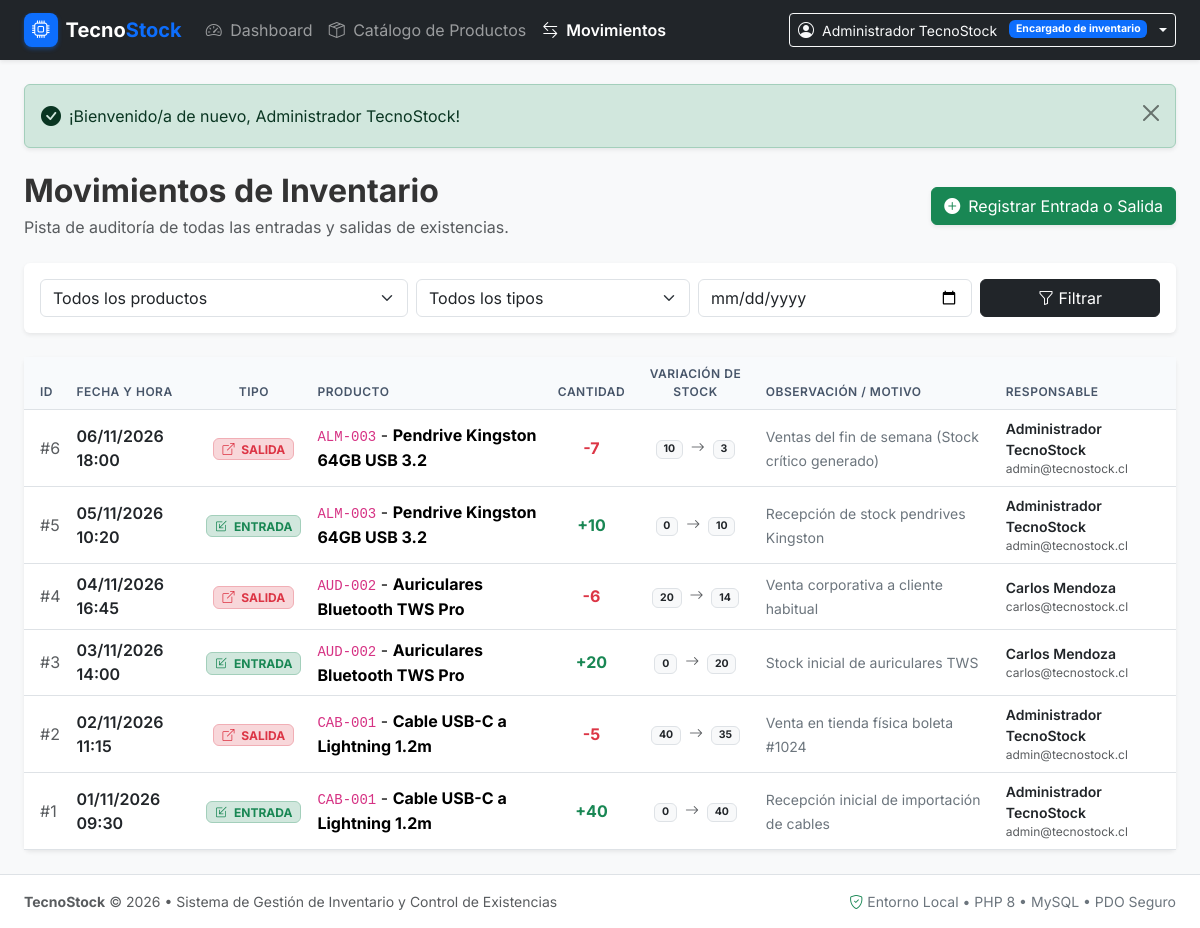
Screenshot of /movimientos.php (signed in) with the database file from the repository.
### tables this page shows
CREATE TABLE `movimientos` (
  `id_movimiento` INT AUTO_INCREMENT PRIMARY KEY,
  `fecha_hora` DATETIME NOT NULL DEFAULT CURRENT_TIMESTAMP,
  `tipo` ENUM('ENTRADA', 'SALIDA') NOT NULL,
  `cantidad` INT NOT NULL,
  `stock_anterior` INT NOT NULL DEFAULT 0,
  `stock_posterior` INT NOT NULL DEFAULT 0,
  `observacion` VARCHAR(255) NULL,
  `id_producto` INT NOT NULL,
  `id_usuario` INT NOT NULL,
  CONSTRAINT `chk_cantidad_positiva` CHECK (`cantidad` > 0),
  CONSTRAINT `fk_movimiento_producto` FOREIGN KEY (`id_producto`) 
    REFERENCES `productos` (`id_producto`) 
    ON UPDATE CASCADE 
    ON DELETE RESTRICT,
  CONSTRAINT `fk_movimiento_usuario` FOREIGN KEY (`id_usuario`) 
    REFERENCES `usuarios` (`id_usuario`) 
    ON UPDATE CASCADE 
    ON DELETE RESTRICT
);

CREATE TABLE `productos` (
  `id_producto` INT AUTO_INCREMENT PRIMARY KEY,
  `codigo` VARCHAR(50) NOT NULL UNIQUE,
  `nombre` VARCHAR(150) NOT NULL,
  `descripcion` TEXT NULL,
  `precio` DECIMAL(10,2) NOT NULL DEFAULT 0.00,
  `stock_actual` INT NOT NULL DEFAULT 0,
  `stock_minimo` INT NOT NULL DEFAULT 0,
  `estado` TINYINT(1) NOT NULL DEFAULT 1 COMMENT '1: Activo, 0: Desactivado',
  `id_categoria` INT NOT NULL,
  `creado_en` DATETIME NOT NULL DEFAULT CURRENT_TIMESTAMP,
  `actualizado_en` DATETIME NOT NULL DEFAULT CURRENT_TIMESTAMP ON UPDATE CURRENT_TIMESTAMP,
  CONSTRAINT `chk_precio_positivo` CHECK (`precio` >= 0),
  CONSTRAINT `chk_stock_actual_positivo` CHECK (`stock_actual` >= 0),
  CONSTRAINT `chk_stock_minimo_positivo` CHECK (`stock_minimo` >= 0),
  CONSTRAINT `fk_producto_categoria` FOREIGN KEY (`id_categoria`) 
    REFERENCES `categorias` (`id_categoria`) 
    ON UPDATE CASCADE 
    ON DELETE RESTRICT
);

CREATE TABLE `usuarios` (
  `id_usuario` INT AUTO_INCREMENT PRIMARY KEY,
  `nombre` VARCHAR(100) NOT NULL,
  `correo` VARCHAR(120) NOT NULL UNIQUE,
  `clave` VARCHAR(255) NOT NULL,
  `rol` VARCHAR(50) NOT NULL DEFAULT 'Encargado de inventario',
  `estado` TINYINT(1) NOT NULL DEFAULT 1 COMMENT '1: Activo, 0: Inactivo',
  `creado_en` DATETIME NOT NULL DEFAULT CURRENT_TIMESTAMP
);

### movimientos.php (the view, shortened to what this page needs)
<?php
require_once __DIR__ . '/config/db.php';
$fechaF    = trim($_GET['fecha'] ?? '');
try {
    $sql = "
        SELECT m.id_movimiento, m.fecha_hora, m.tipo, m.cantidad, m.stock_anterior, m.stock_posterior, m.observacion,
               p.id_producto, p.codigo, p.nombre AS producto_nombre,
               u.nombre AS usuario_nombre, u.correo AS usuario_correo
        FROM movimientos m
        INNER JOIN productos p ON m.id_producto = p.id_producto
        INNER JOIN usuarios u ON m.id_usuario = u.id_usuario
        WHERE 1=1
    ";
    $params = [];
    $sql .= " ORDER BY m.fecha_hora DESC, m.id_movimiento DESC";
    $stmtMovs = $pdo->prepare($sql);
    $stmtMovs->execute($params);
    $movimientos = $stmtMovs->fetchAll();
} catch (PDOException $e) {
    die("Error al consultar movimientos: " . htmlspecialchars($e->getMessage()));
}
require_once __DIR__ . '/includes/header.php';
?>
<div class="d-flex flex-column flex-md-row justify-content-between align-items-md-center gap-3 mb-4">
    <div>
        <h2 class="fw-bold mb-1">Movimientos de Inventario</h2>
        <p class="text-muted mb-0">Pista de auditoría de todas las entradas y salidas de existencias.</p>
    </div>
    <div>
        <a href="movimiento_registrar.php" class="btn btn-success d-flex align-items-center gap-2 shadow-sm">
            <i class="bi bi-plus-circle-fill"></i> Registrar Entrada o Salida
        </a>
    </div>
</div>
<div class="card border-0 shadow-sm mb-4">
    <div class="card-body p-3">
        <form method="GET" action="movimientos.php" class="row g-2 align-items-center">
            <div class="col-12 col-md-4">
                <select name="producto" class="form-select">
                    <option value="">Todos los productos</option>
                </select>
            </div>
            <div class="col-12 col-sm-6 col-md-3">
                <select name="tipo" class="form-select">
                    <option value="">Todos los tipos</option>
                </select>
            </div>
            <div class="col-12 col-sm-6 col-md-3">
                <input type="date" name="fecha" class="form-control" value="<?= htmlspecialchars($fechaF); ?>">
            </div>
            <div class="col-12 col-md-2 d-flex gap-2">
                <button type="submit" class="btn btn-dark w-100">
                    <i class="bi bi-funnel"></i> Filtrar
                </button>
            </div>
        </form>
    </div>
</div>
<div class="card border-0 shadow-sm">
    <div class="card-body p-0">
        <?php if (!empty($movimientos)): ?>
            <div class="table-responsive">
                <table class="table table-hover align-middle mb-0">
                    <thead>
                        <tr>
                            <th class="ps-3">ID</th>
                            <th>Fecha y Hora</th>
                            <th class="text-center">Tipo</th>
                            <th>Producto</th>
                            <th class="text-center">Cantidad</th>
                            <th class="text-center">Variación de Stock</th>
                            <th>Observación / Motivo</th>
                            <th class="pe-3">Responsable</th>
                        </tr>
                    </thead>
                    <tbody>
                        <?php foreach ($movimientos as $m): ?>
                            <tr>
                                <td class="ps-3 text-muted">#<?= $m['id_movimiento']; ?></td>
                                <td>
                                    <div class="fw-semibold text-dark"><?= formatDateTime($m['fecha_hora']); ?></div>
                                </td>
                                <td class="text-center">
                                    <?php if ($m['tipo'] === 'ENTRADA'): ?>
                                        <span class="badge bg-success-subtle text-success border border-success-subtle px-2 py-1">
                                            <i class="bi bi-box-arrow-in-down-left me-1"></i> ENTRADA
                                        </span>
                                    <?php else: ?>
                                        <span class="badge bg-danger-subtle text-danger border border-danger-subtle px-2 py-1">
                                            <i class="bi bi-box-arrow-up-right me-1"></i> SALIDA
                                        </span>
                                    <?php endif; ?>
                                </td>
                                <td>
                                    <code><?= htmlspecialchars($m['codigo']); ?></code> -
                                    <strong><?= htmlspecialchars($m['producto_nombre']); ?></strong>
                                </td>
                                <td class="text-center">
                                    <span class="fw-bold fs-6 <?= $m['tipo'] === 'ENTRADA' ? 'text-success' : 'text-danger'; ?>">
                                        <?= $m['tipo'] === 'ENTRADA' ? '+' : '-'; ?><?= $m['cantidad']; ?>
                                    </span>
                                </td>
                                <td class="text-center small text-muted">
                                    <span class="badge bg-light text-dark border"><?= $m['stock_anterior']; ?></span>
                                    <i class="bi bi-arrow-right mx-1"></i>
                                    <span class="badge bg-light text-dark border fw-bold"><?= $m['stock_posterior']; ?></span>
                                </td>
                                <td>
                                    <?php if (!empty($m['observacion'])): ?>
                                        <span class="text-secondary small"><?= htmlspecialchars($m['observacion']); ?></span>
                                    <?php else: ?>
                                        <span class="text-muted small fst-italic">Sin observaciones</span>
                                    <?php endif; ?>
                                </td>
                                <td class="pe-3">
                                    <div class="small fw-semibold text-dark"><?= htmlspecialchars($m['usuario_nombre']); ?></div>
                                    <div class="small text-muted" style="font-size: 0.75rem;"><?= htmlspecialchars($m['usuario_correo']); ?></div>
                                </td>
                            </tr>
                        <?php endforeach; ?>
                    </tbody>
                </table>
            </div>
        <?php endif; ?>
    </div>
</div>
<?php require_once __DIR__ . '/includes/footer.php'; ?>

### assets/css/styles.css (style rules this page uses)
:root { --primary-color: #0d6efd; --dark-color: #212529; --warning-stock: #ffc107; --danger-stock: #dc3545; }
body { font-family: 'Inter', -apple-system, BlinkMacSystemFont, "Segoe UI", Roboto, Helvetica, Arial, sans-serif; color: #333333; }
.table th { font-weight: 600; text-transform: uppercase; font-size: 0.75rem; letter-spacing: 0.5px; background-color: #f8fafc; color: #475569; }

### rows the page displays
movimientos: id_movimiento "6", fecha_hora "06/11/2026 18:00", tipo "SALIDA" (drawn), id_producto.codigo "ALM-003", id_producto.nombre "Pendrive Kingston 64GB USB 3.2", cantidad "7", stock_anterior "10", stock_posterior "3", observacion "Ventas del fin de semana (Stock crítico generado)", id_usuario.nombre "Administrador TecnoStock", id_usuario.correo "admin@tecnostock.cl"
movimientos: id_movimiento "5", fecha_hora "05/11/2026 10:20", tipo "ENTRADA" (drawn), id_producto.codigo "ALM-003", id_producto.nombre "Pendrive Kingston 64GB USB 3.2", cantidad "10", stock_anterior "0", stock_posterior "10", observacion "Recepción de stock pendrives Kingston", id_usuario.nombre "Administrador TecnoStock", id_usuario.correo "admin@tecnostock.cl"
movimientos: id_movimiento "4", fecha_hora "04/11/2026 16:45", tipo "SALIDA" (drawn), id_producto.codigo "AUD-002", id_producto.nombre "Auriculares Bluetooth TWS Pro", cantidad "6", stock_anterior "20", stock_posterior "14", observacion "Venta corporativa a cliente habitual", id_usuario.nombre "Carlos Mendoza", id_usuario.correo "carlos@tecnostock.cl"
movimientos: id_movimiento "3", fecha_hora "03/11/2026 14:00", tipo "ENTRADA" (drawn), id_producto.codigo "AUD-002", id_producto.nombre "Auriculares Bluetooth TWS Pro", cantidad "20", stock_anterior "0", stock_posterior "20", observacion "Stock inicial de auriculares TWS", id_usuario.nombre "Carlos Mendoza", id_usuario.correo "carlos@tecnostock.cl"
movimientos: id_movimiento "2", fecha_hora "02/11/2026 11:15", tipo "SALIDA" (drawn), id_producto.codigo "CAB-001", id_producto.nombre "Cable USB-C a Lightning 1.2m", cantidad "5", stock_anterior "40", stock_posterior "35", observacion "Venta en tienda física boleta #1024", id_usuario.nombre "Administrador TecnoStock", id_usuario.correo "admin@tecnostock.cl"
movimientos: id_movimiento "1", fecha_hora "01/11/2026 09:30", tipo "ENTRADA" (drawn), id_producto.codigo "CAB-001", id_producto.nombre "Cable USB-C a Lightning 1.2m", cantidad "40", stock_anterior "0", stock_posterior "40", observacion "Recepción inicial de importación de cables", id_usuario.nombre "Administrador TecnoStock", id_usuario.correo "admin@tecnostock.cl"

### other values shown
$usuarioActual['nombre'] "Administrador TecnoStock"
$usuarioActual['rol'] "Encargado de inventario"
$msg "¡Bienvenido/a de nuevo, Administrador TecnoStock!"
